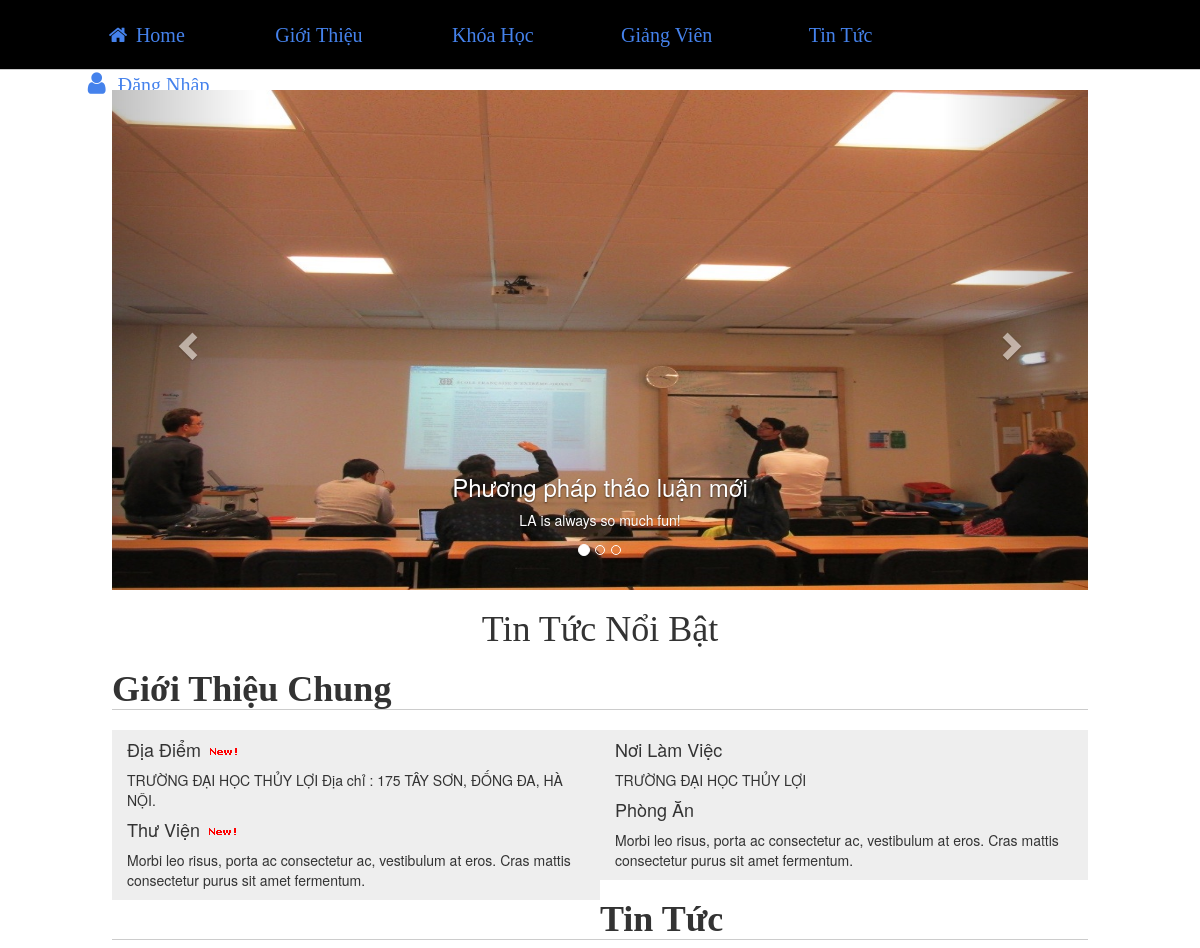
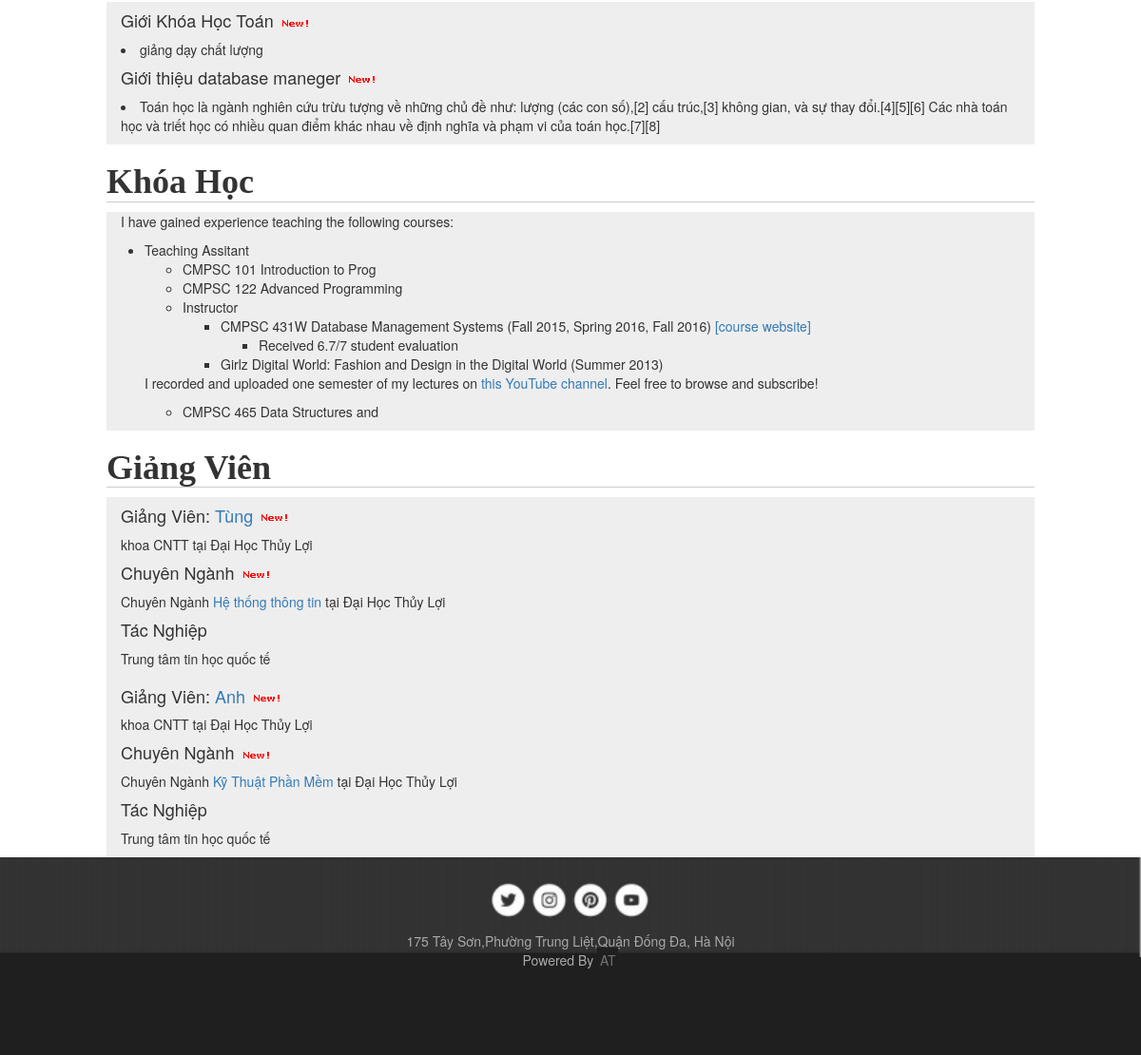
The page /2.Sources/index.php on the database its author committed (2 pictures, top to bottom).
### tables this page shows
CREATE TABLE `tintuc` (
  `ma_tt` int(10) NOT NULL,
  `tieudett` varchar(30) NOT NULL,
  `noidungtt` varchar(1000) NOT NULL,
  `Ma_GV` int(10) NOT NULL
);

CREATE TABLE `khoahoc` (
  `ma_kh` int(30) NOT NULL,
  `ten_kh` varchar(30) NOT NULL,
  `Ma_GV` int(10) NOT NULL,
  `noidungkh` varchar(1000) NOT NULL
);

CREATE TABLE `giaovien` (
  `Ma_GV` int(10) NOT NULL,
  `username` varchar(30) NOT NULL,
  `password` varchar(30) NOT NULL,
  `chuyennganh` varchar(100) DEFAULT NULL,
  `Khoa` varchar(100) DEFAULT NULL,
  `diachi` varchar(100) NOT NULL,
  `SĐT_gv` text NOT NULL,
  `dc_lamviec` varchar(100) NOT NULL
);

### 2.Sources/index.php (called while the page is built)
<?php
	include 'header.php';
?>
<?php
  include 'main.php';
?>
<?php
	include 'footer.php';
?>

### 2.Sources/main.php (the view, shortened to what this page needs)
<!DOCTYPE html>
<html lang="en">
<head>
	<link href="css/style1.css" rel="stylesheet" type="text/css"/>
	<link rel="stylesheet" href="https://maxcdn.bootstrapcdn.com/bootstrap/3.3.7/css/bootstrap.min.css">
</head>
<body>
	<div id="Main">
		<div id="myCarousel" class="carousel slide" data-ride="carousel">
			<ol class="carousel-indicators">
				<li data-target="#myCarousel" data-slide-to="0" class="active"></li>
				<li data-target="#myCarousel" data-slide-to="1"></li>
				<li data-target="#myCarousel" data-slide-to="2"></li>
			</ol>
			<div class="carousel-inner">
				<div class="item active">
					<img src="images/a.jpg" alt="Los Angeles">
					<div class="carousel-caption">
						<h3>Phương pháp thảo luận mới</h3>
						<p>LA is always so much fun!</p>
					</div>
				</div>
			</div>
			<a class="left carousel-control" href="#myCarousel" data-slide="prev">
				<span class="glyphicon glyphicon-chevron-left"></span>
			</a>
			<a class="right carousel-control" href="#myCarousel" data-slide="next">
				<span class="glyphicon glyphicon-chevron-right"></span>
			</a>
		</div>
		<h1 style="text-align: center; font-family: Gotham;">Tin Tức Nổi Bật</h1>
		<div id="gt-chung">
			<h1>Giới Thiệu Chung</h1>
			<div class="col-lg-6">
				<h4>Địa Điểm
					<img style="width: 34px;height: auto;display: inline;" src="images/new.gif" alt="">
				</h4>
				<p>TRƯỜNG ĐẠI HỌC THỦY LỢI
					Địa chỉ : 175 TÂY SƠN, ĐỐNG ĐA, HÀ NỘI.
				</p>
				<h4>Thư Viện
					<img style="width: 34px;height: auto;display: inline;" src="images/new.gif" alt="">
				</h4>
				<p>Morbi leo risus, porta ac consectetur ac, vestibulum at eros. Cras mattis consectetur purus sit amet fermentum.</p>
			</div>
			<div class="col-lg-6">
				<h4>Nơi Làm Việc</h4>
				<p>TRƯỜNG ĐẠI HỌC THỦY LỢI</p>
				<h4>Phòng Ăn</h4>
				<p>Morbi leo risus, porta ac consectetur ac, vestibulum at eros. Cras mattis consectetur purus sit amet fermentum.</p>
			</div>
		</div>
		<?php
		require 'connect.php';
		$sql="SELECT * FROM `tintuc` order by ma_tt desc limit 0,3";
		$result=mysqli_query($conn,$sql);
		?>
		<div id="tintuc">
			<h1>Tin Tức</h1>
			<div class="col-lg-12" style="background: #eeeeee; margin-bottom: 20px;">
			<?php while($row=mysqli_fetch_assoc($result))
			{?>
				<h4><?php echo $row['tieudett']?>
					<img style="width: 34px;height: auto;display: inline;" src="images/new.gif" alt="">
				</h4>
				<p><li><?php echo $row['noidungtt']?></li></p>
				<?php }?>
			</div>
		</div>
		<?php
		$sql1="SELECT * FROM `khoahoc` order by ma_kh desc limit 0,3";
		$result1=mysqli_query($conn,$sql1);
		?>
		<div id="khoahoc">
			<h1>Khóa Học</h1>
			<div class="col-lg-12" style="background: #eeeeee; margin-bottom: 20px;">
				<p>
					I have gained experience teaching the following courses:
				</p>
				<div class="row">
					<ul>
						<li>Teaching Assitant
							<?php while($row1=mysqli_fetch_assoc($result1)){?>
							<ul>
								<li><?php echo $row1['ten_kh']?></li>
							</ul>
						<?php
						if( $row1['ma_kh']==135){
							echo $row1['noidungkh'];
						}
						}?>
						</li>
					</ul>
					</div>
				</div>
			</div>
			<?php
			$sql2="SELECT * FROM `giaovien` order by Ma_GV desc limit 0,2";
			$result2=mysqli_query($conn,$sql2);
		?>
			<div id="giangvien">
				<h1>Giảng Viên</h1>
					<?php while($row2=mysqli_fetch_assoc($result2)){?>
					<div class="col-lg-12" style="background: #eeeeee;">
						<h4>Giảng Viên: <a href=""><?php echo $row2['username']?></a>
							<img style="width: 34px;height: auto;display: inline;" src="images/new.gif" alt="">
						</h4>
						<p><?php echo $row2['Khoa']?></p>
						<h4>Chuyên Ngành
							<img style="width: 34px;height: auto;display: inline;" src="images/new.gif" alt="">
						</h4>
						<p>Chuyên Ngành<a href=""> <?php echo $row2['chuyennganh']?></a> tại Đại Học Thủy Lợi</p>
						<h4>Tác Nghiệp </h4>
						<p><?php echo $row2['dc_lamviec']?></p>
					</div>
				<?php }?>
			</div>
		</div>
	</body>
	</html>

### 2.Sources/header.php (shortened to what this page needs)
<!DOCTYPE html>
<html lang="en">
<head>
	<link href="css/style1.css" rel="stylesheet" type="text/css"/>
  <link rel="stylesheet" href="https://maxcdn.bootstrapcdn.com/bootstrap/3.3.7/css/bootstrap.min.css">
  <link rel="stylesheet" href="https://cdnjs.cloudflare.com/ajax/libs/font-awesome/4.7.0/css/font-awesome.min.css">
</head>
<body>
<div id="head">
					<ul>
						<li><a class="active1" href="index.php"><i class="fa fa-fw fa-home"></i> Home</a> </li>
						<li><a href="#gt-chung">Giới Thiệu</a></li>
						<li>
							<a  href="khoahoc.php">Khóa Học</a>
						</li>
						<li><a href="#giangvien">Giảng Viên</a></li>
						<li style="margin-right: 200px;"><a href="#tintuc">Tin Tức</a></li>
						<li>
							<a href="#" data-toggle="modal" data-target="#myModal">
								<i style="font-size: 25px;" class="fa fa-fw fa-user">
								</i> Đăng Nhập</a>
						</li>
					</ul>
	</div>
</body>
</html>

### 2.Sources/footer.php (shortened to what this page needs)
<!DOCTYPE html>
<html lang="en">
<head>
	<link href="css/style1.css" rel="stylesheet" type="text/css"/>
  <link rel="stylesheet" href="https://maxcdn.bootstrapcdn.com/bootstrap/3.3.7/css/bootstrap.min.css">
</head>
<body>
	<div id="Footer">
		<div class="Tren">
			<i class="fab fa-facebook-square"></i>
			<img src="images/12.PNG" style="width: 100%;" alt="">
		</div>
		<div class="Duoi">
			<span style="display: block; text-align: center; color: #A9A9A9; margin-top: 40px;">
				<br>175 Tây Sơn,Phường Trung Liệt,Quận Đống Đa, Hà Nội</span>
			<p style="display: block; text-align: center; color: #A9A9A9;">Powered By <mark style="background: #1F1F1F; !important;"><a href="" style="color: #717171;"> AT</a></mark></p>
		</div>
	</div>
</body>
</html>

### 2.Sources/css/style1.css (style rules this page uses)
body { padding: 0px; margin: 0px; background: #fff; font-family: Gotham; }
#head { margin: 0px; height: 70px; width: 100%; border-bottom: 1px solid #ccc; margin-bottom: 20px; background: #000; }
#head ul li a { text-decoration: none; font-size: 20px; text-align: center; display: block; line-height: 30px; color: #4582ec; font-family: Gotham; }
#head ul li { display: inline-block; height: 30px; width: 130px; margin-left: 40px; margin-top: 20px; }
#Main { padding-left: 8em; padding-right: 8em; height: 1700px; }
#Main img { line-height: 1; height: 500px; width: 100%; }
#tintuc { height: auto; width: 100%; }
.col-lg-6 { height: auto; background: #eeeeee; margin-bottom: 20px; }
.col-lg-6 img { width: 34px; height: auto; display: inline }
#gt-chung { height: auto; width: 100%; }
#gt-chung h1 { margin-bottom: 20px; border-bottom: 1px solid #ccc; font-family: Gotham; font-weight: bold; }
#giangvien { height: auto; width: 100%; margin-bottom: 5px; }
#giangvien h1 { border-bottom: 1px solid #ccc; font-family: Gotham; font-weight: bold; }
#khoahoc { height: auto; width: 100%; margin-bottom: 5px; }
#khoahoc h1 { border-bottom: 1px solid #ccc; font-family: Gotham; font-weight: bold; }
#tintuc h1 { border-bottom: 1px solid #ccc; margin-bottom: 10px; font-family: Gotham; font-weight: bold; }
#Footer { height: auto; width: 100%; }
.Tren { height: 78px; width: 100%; }
.Duoi { height: 150px; width: 100%; background: #1F1F1F; }

### rows shown on the page
tintuc: tieudett "Giới Khóa Học Toán", noidungtt "giảng dạy chất lượng"
tintuc: tieudett "Giới thiệu database maneger", noidungtt "Toán học là ngành nghiên cứu trừu tượng về những chủ đề như: lượng (các con số),[2] cấu trúc,[3] không gian, và sự thay đổi.[4][5][6] Các nhà toán học và triết học có nhiều quan điểm khác nhau về định nghĩa và phạm vi của toán học.[7][8]"
khoahoc: ten_kh "CMPSC 101 Introduction to Prog"
khoahoc: ten_kh "CMPSC 122 Advanced Programming", noidungkh "Instructor CMPSC 431W Database Management Systems (Fall 2015, Spring 2016, Fall 2016) [course website] Received 6.7/7 student evaluation Girlz Digital World: Fashion and Design in the Digital World (Summer 2013) I recorded and uploaded one semester of my lectures on this YouTube channel . Feel free to browse and subscribe!"
khoahoc: ten_kh "CMPSC 465 Data Structures and"
giaovien: username "Tùng", Khoa "khoa CNTT tại Đại Học Thủy Lợi", chuyennganh "Hệ thống thông tin", dc_lamviec "Trung tâm tin học quốc tế"
giaovien: username "Anh", Khoa "khoa CNTT tại Đại Học Thủy Lợi", chuyennganh "Kỹ Thuật Phần Mềm", dc_lamviec "Trung tâm tin học quốc tế"
